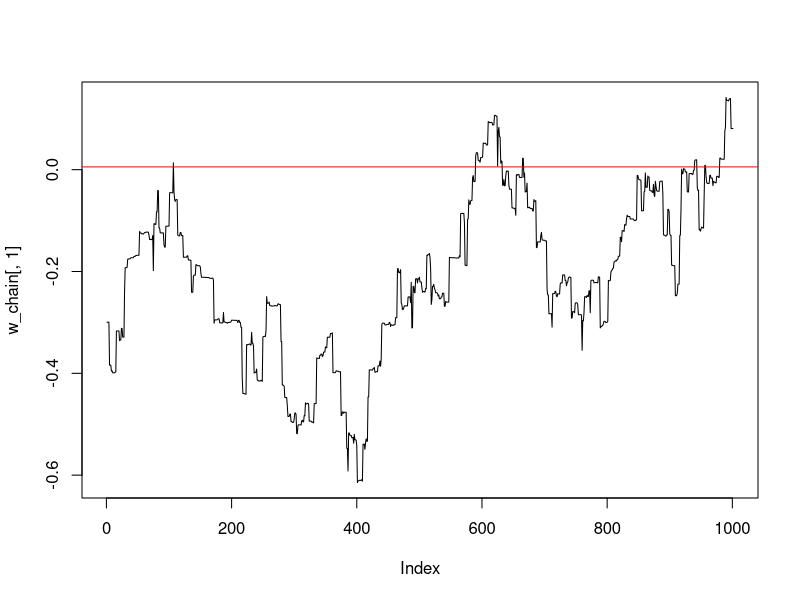
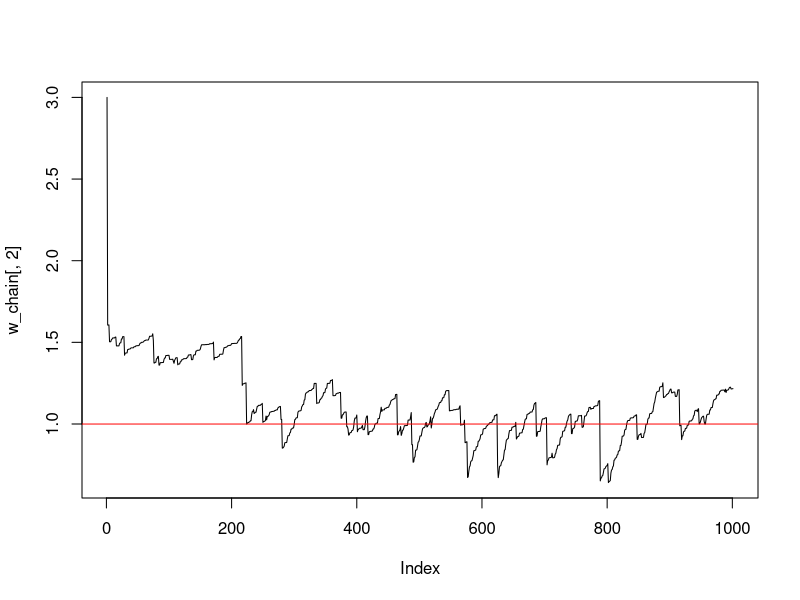

Write the R code that produced these figures, in order.
## ---- chunk 1
rm(list=ls())
## ---- chunk 2
# call libraries
#install.packages("numDeriv")
library(numDeriv)
#install.packages("nloptr")
library(nloptr)
## ---- chunk 3
# Load R package for printing
library(knitr)
## ---- chunk 4
# Set a seed of the randon number generator
set.seed(2023)
## ---- chunk 5
data_generating_model <- function(n,w) {
  z <- rep( NaN, times=n*2 )
  z <- matrix(z, nrow = n, ncol = 2)
  z[,1] <- runif(n, min = -10, max = 10)
  p <- w[1] + w[2]*z[,1] 
  p <- exp(p) / (1+exp(p))
  z[,2] <- rbinom(n, size = 1, prob = p)
  return(z)
}
## ---- chunk 6
set.seed(2023)
n_obs <- 500
w_true <- c(0,1)  
z_obs <- data_generating_model(n = n_obs, w = w_true) 
w_true <- as.numeric(glm(z_obs[,2]~ 1+ z_obs[,1],family = "binomial" )$coefficients)
## ---- chunk 7
prediction_rule <- function(x,w) {
  h <- w[1]+w[2]*x
  h <- exp(h) / (1.0 + exp(h) )
  return (h)
}
## ---- chunk 8
loss_fun <- function(w,z) {
  x = z[1]
  y = z[2]
  h <- prediction_rule(x,w)
  ell <- -y*log(h) - (1-y)*log(1-h)
  return (ell)
}
## ---- chunk 9
empirical_risk_fun <- function(w,z,n) {
  x = z[,1]
  y = z[,2]
  R <- 0.0
  for (i in 1:n) {
    R <- R + loss_fun(w,z[i,])
  }
  R <- R / n
  return (R)
}
## ---- chunk 10
learning_rate <-function(t,t0=3) {
  eta <- t0 / t
  return( eta )
}
## ---- chunk 11
grad_loss_fun <- function(w,z) {
  x = z[1]
  y = z[2]
  h <- prediction_rule(x,w)
  grd <- c(h-y, (h-y)*x)
  return (grd)
}
## ---- chunk 12
grad_risk_fun <- function(w,z,n) {
  grd <- 0.0
  for (i in 1:n) {
    grd <- grd + grad_loss_fun(w,z[i,])
  }
  grd <- grd / n
  return (grd)
}

## ---- chunk 13
w <- c(-0.1,1.5)
gr <- grad_risk_fun (w, z=z_obs, n=n_obs) 
gr
## ---- chunk 14
set.seed(2023)
n_obs <- 1000000
w_true <- c(0,1)  
z_obs <- data_generating_model(n = n_obs, w = w_true)
w_true <- as.numeric(glm(z_obs[,2]~ 1+ z_obs[,1],family = "binomial" )$coefficients)
## ---- chunk 15
# out <- nloptr(x0=..,   
#               eval_f=..., #   
#               eval_grad_f=...,  
#               eval_g_ineq = ...,  
#               eval_jac_g_ineq = ...,   
#               w_now=...,  
#               opts = list("algorithm" = "NLOPT_LD_MMA",  
#                           "xtol_rel"=1.0e-8)  
# out$solution
## ---- chunk 16
#
boundary <- 2.0 # this is the value |w|_{2}^{2} <= boundary
# auxiliary functions to compute the projection
eval_f0 <- function( w_proj, w_now ){ 
  return( sqrt(sum((w_proj-w_now)^2)) )
}
eval_grad_f0 <- function( w, w_now ){ 
  return( c( 2*(w[1]-w_now[1]), 2*(w[2]-w_now[2]) ) )
}
eval_g0 <- function( w_proj, w_now) {
  return( sum(w_proj^2) -(boundary)^2 )
}
eval_jac_g0 <- function( w, w_now ) {
  return(   c(2*w[1],2*w[2] )  )
}
## ---- chunk 17
#
w <- c(-0.1,0.3)
#
out <- nloptr(x0=c(0.0,0.0),
            eval_f=eval_f0,
            eval_grad_f=eval_grad_f0,
            eval_g_ineq = eval_g0,
            eval_jac_g_ineq = eval_jac_g0, 
            w_now=w,
            opts = list("algorithm" = "NLOPT_LD_MMA",
                        "xtol_rel"=1.0e-8) 
            )
out$solution
## ---- chunk 18
#
boundary <- 2.0 # this is the value |w|_{2}^{2} <= boundary
# auxiliary functions to compute the projection
eval_f0 <- function( w_proj, w_now ){ 
  return( sqrt(sum((w_proj-w_now)^2)) )
}
eval_grad_f0 <- function( w, w_now ){ 
  return( c( 2*(w[1]-w_now[1]), 2*(w[2]-w_now[2]) ) )
}
eval_g0 <- function( w_proj, w_now) {
  return( sum(w_proj^2) -(boundary)^2 )
}
eval_jac_g0 <- function( w, w_now ) {
  return(   c(2*w[1],2*w[2] )  )
}
## ---- chunk 19
m <- 1
eta <- 0.1
Tmax <- 1000
w_seed <- c(-0.3,3.0)

w <- w_seed
w_chain <- c(w_seed)
Qstop <- 0 
t <- 0
while ( Qstop == 0 ) {
  # counter
  t <- t +  1
  cat( t ) ; cat( ' ' ) ## counter added for display reasons
  # step 1: update  
  J <- sample.int(n = n_obs, size = m, replace = TRUE)
  if (m==1) {
    zbatch <- matrix(z_obs[J,],1,2)
  } else {
    zbatch <- z_obs[J,]
  }
  #eta <- learning_rate( t )
  erf_fun <- function(w, z = zbatch, n=m) {
    return( empirical_risk_fun(w, z, n) ) 
  }
  w <- w - eta * numDeriv::grad( erf_fun, w )
  #w <- w - eta * grad_risk_fun( w, zbatch, m )
  # step 1.5 projection
  out <- nloptr(x0=c(0.0,0.0),
              eval_f=eval_f0,
              eval_grad_f=eval_grad_f0,
              eval_g_ineq = eval_g0,
              eval_jac_g_ineq = eval_jac_g0, 
              w_now=w,
              opts = list("algorithm" = "NLOPT_LD_MMA",
                          "xtol_rel"=1.0e-8),
  )
  w <- out$solution
  # record
  w_chain <- rbind(w_chain, w)
  # step 2: check for rtermination terminate
  if ( t>= Tmax ) {
    Qstop <- 1
  }
}
plot(w_chain[,1], type='l') +
abline(h=w_true[1], col='red')
plot(w_chain[,2], type='l') +
abline(h=w_true[2], col='red')
